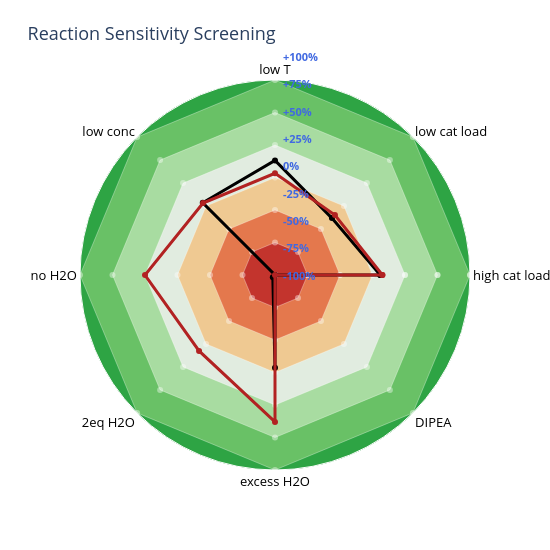

The code cell stored with this chart in its notebook:
### Markdown cell above
## Prepare Data and Call Radar Plot

Builds `labels` (condition names) and `value_series` (one list of `_PercentSensitivity` values per
response column) from `plot_df`, then calls `plot_radar_plotly` with those plus the User Settings
from above to produce the final chart.

### Code cell
labels = plot_df["Condition"].tolist()

value_series = [
    plot_df[f"{col}_PercentSensitivity"].tolist()
    for col in response_columns
]

fig = plot_radar_plotly(
    labels       = labels,
    value_series = value_series,
    series_names = response_labels,
    line_colors  = response_colors,
    title        = title,
    ring_levels  = ring_levels,
    ring_colors  = ring_colors,
    save_html    = save_html,
    save_png     = save_png,
    html_file    = output_html,
    png_file     = output_png,
)

### Figure 1 — Plotly figure (JSON) as saved in the notebook; plotly's stock layout.template omitted (floating-point values rounded to 4 significant figures)
{"data": [{"fill": "toself", "fillcolor": "rgba(0,120,40,0.90)", "hoverinfo": "skip", "line": {"color": "rgba(255,255,255,0.4)", "width": 0.8}, "r": [200, 200, 200, 200, 200, 200, 200, 200, 200], "showlegend": false, "theta": ["high cat load", "low cat load", "low T", "low conc", "no H2O", "2eq H2O", "excess H2O", "DIPEA", "high cat load"], "type": "scatterpolar"}, {"fill": "toself", "fillcolor": "rgba(50,170,70,0.85)", "hoverinfo": "skip", "line": {"color": "rgba(255,255,255,0.4)", "width": 0.8}, "r": [175, 175, 175, 175, 175, 175, 175, 175, 175], "showlegend": false, "theta": ["high cat load", "low cat load", "low T", "low conc", "no H2O", "2eq H2O", "excess H2O", "DIPEA", "high cat load"], "type": "scatterpolar"}, {"fill": "toself", "fillcolor": "rgba(120,200,110,0.80)", "hoverinfo": "skip", "line": {"color": "rgba(255,255,255,0.4)", "width": 0.8}, "r": [150, 150, 150, 150, 150, 150, 150, 150, 150], "showlegend": false, "theta": ["high cat load", "low cat load", "low T", "low conc", "no H2O", "2eq H2O", "excess H2O", "DIPEA", "high cat load"], "type": "scatterpolar"}, {"fill": "toself", "fillcolor": "rgba(190,230,180,0.75)", "hoverinfo": "skip", "line": {"color": "rgba(255,255,255,0.4)", "width": 0.8}, "r": [125, 125, 125, 125, 125, 125, 125, 125, 125], "showlegend": false, "theta": ["high cat load", "low cat load", "low T", "low conc", "no H2O", "2eq H2O", "excess H2O", "DIPEA", "high cat load"], "type": "scatterpolar"}, {"fill": "toself", "fillcolor": "rgba(240,240,240,0.80)", "hoverinfo": "skip", "line": {"color": "rgba(255,255,255,0.4)", "width": 0.8}, "r": [100, 100, 100, 100, 100, 100, 100, 100, 100], "showlegend": false, "theta": ["high cat load", "low cat load", "low T", "low conc", "no H2O", "2eq H2O", "excess H2O", "DIPEA", "high cat load"], "type": "scatterpolar"}, {"fill": "toself", "fillcolor": "rgba(245,190,120,0.75)", "hoverinfo": "skip", "line": {"color": "rgba(255,255,255,0.4)", "width": 0.8}, "r": [75, 75, 75, 75, 75, 75, 75, 75, 75], "showlegend": false, "theta": ["high cat load", "low cat load", "low T", "low conc", "no H2O", "2eq H2O", "excess H2O", "DIPEA", "high cat load"], "type": "scatterpolar"}, {"fill": "toself", "fillcolor": "rgba(225,100,60,0.80)", "hoverinfo": "skip", "line": {"color": "rgba(255,255,255,0.4)", "width": 0.8}, "r": [50, 50, 50, 50, 50, 50, 50, 50, 50], "showlegend": false, "theta": ["high cat load", "low cat load", "low T", "low conc", "no H2O", "2eq H2O", "excess H2O", "DIPEA", "high cat load"], "type": "scatterpolar"}, {"fill": "toself", "fillcolor": "rgba(190,40,40,0.85)", "hoverinfo": "skip", "line": {"color": "rgba(255,255,255,0.4)", "width": 0.8}, "r": [25, 25, 25, 25, 25, 25, 25, 25, 25], "showlegend": false, "theta": ["high cat load", "low cat load", "low T", "low conc", "no H2O", "2eq H2O", "excess H2O", "DIPEA", "high cat load"], "type": "scatterpolar"}, {"fill": "toself", "fillcolor": "rgba(140,0,0,0.90)", "hoverinfo": "skip", "line": {"color": "rgba(255,255,255,0.4)", "width": 0.8}, "r": [0, 0, 0, 0, 0, 0, 0, 0, 0], "showlegend": false, "theta": ["high cat load", "low cat load", "low T", "low conc", "no H2O", "2eq H2O", "excess H2O", "DIPEA", "high cat load"], "type": "scatterpolar"}, {"customdata": [-19.05, -38.1, -11.9, -21.43, -100, -97.62, -28.57, -100, -19.05], "fill": "none", "hovertemplate": "<b>%{theta}</b><br>%{customdata:.1f}%<extra></extra>", "line": {"color": "black", "width": 3}, "name": "Yield F", "r": [80.95, 61.9, 88.1, 78.57, 0, 2.381, 71.43, 0, 80.95], "showlegend": false, "theta": ["high cat load", "low cat load", "low T", "low conc", "no H2O", "2eq H2O", "excess H2O", "DIPEA", "high cat load"], "type": "scatterpolar"}, {"customdata": [-17.39, -34.78, -21.74, -21.74, 0, -17.39, 13.04, -100, -17.39], "fill": "none", "hovertemplate": "<b>%{theta}</b><br>%{customdata:.1f}%<extra></extra>", "line": {"color": "firebrick", "width": 3}, "name": "Yield byproducts", "r": [82.61, 65.22, 78.26, 78.26, 100, 82.61, 113.0, 0, 82.61], "showlegend": false, "theta": ["high cat load", "low cat load", "low T", "low conc", "no H2O", "2eq H2O", "excess H2O", "DIPEA", "high cat load"], "type": "scatterpolar"}], "layout": {"annotations": [{"font": {"color": "royalblue", "size": 11}, "showarrow": false, "text": "<b>-100%</b>", "x": 0.515, "xanchor": "left", "xref": "paper", "y": 0.5, "yanchor": "middle", "yref": "paper"}, {"font": {"color": "royalblue", "size": 11}, "showarrow": false, "text": "<b>-75%</b>", "x": 0.515, "xanchor": "left", "xref": "paper", "y": 0.57, "yanchor": "middle", "yref": "paper"}, {"font": {"color": "royalblue", "size": 11}, "showarrow": false, "text": "<b>-50%</b>", "x": 0.515, "xanchor": "left", "xref": "paper", "y": 0.64, "yanchor": "middle", "yref": "paper"}, {"font": {"color": "royalblue", "size": 11}, "showarrow": false, "text": "<b>-25%</b>", "x": 0.515, "xanchor": "left", "xref": "paper", "y": 0.71, "yanchor": "middle", "yref": "paper"}, {"font": {"color": "royalblue", "size": 11}, "showarrow": false, "text": "<b>0%</b>", "x": 0.515, "xanchor": "left", "xref": "paper", "y": 0.78, "yanchor": "middle", "yref": "paper"}, {"font": {"color": "royalblue", "size": 11}, "showarrow": false, "text": "<b>+25%</b>", "x": 0.515, "xanchor": "left", "xref": "paper", "y": 0.85, "yanchor": "middle", "yref": "paper"}, {"font": {"color": "royalblue", "size": 11}, "showarrow": false, "text": "<b>+50%</b>", "x": 0.515, "xanchor": "left", "xref": "paper", "y": 0.92, "yanchor": "middle", "yref": "paper"}, {"font": {"color": "royalblue", "size": 11}, "showarrow": false, "text": "<b>+75%</b>", "x": 0.515, "xanchor": "left", "xref": "paper", "y": 0.99, "yanchor": "middle", "yref": "paper"}, {"font": {"color": "royalblue", "size": 11}, "showarrow": false, "text": "<b>+100%</b>", "x": 0.515, "xanchor": "left", "xref": "paper", "y": 1.06, "yanchor": "middle", "yref": "paper"}], "height": 550, "margin": {"b": 80, "l": 80, "r": 80, "t": 80}, "paper_bgcolor": "white", "polar": {"angularaxis": {"gridcolor": "rgba(255,255,255,0.3)", "linecolor": "white", "tickfont": {"color": "black", "size": 13}}, "bgcolor": "rgba(0,0,0,0)", "radialaxis": {"range": [0, 150], "visible": false}}, "title": {"font": {"size": 18}, "text": "Reaction Sensitivity Screening"}, "width": 550}}
